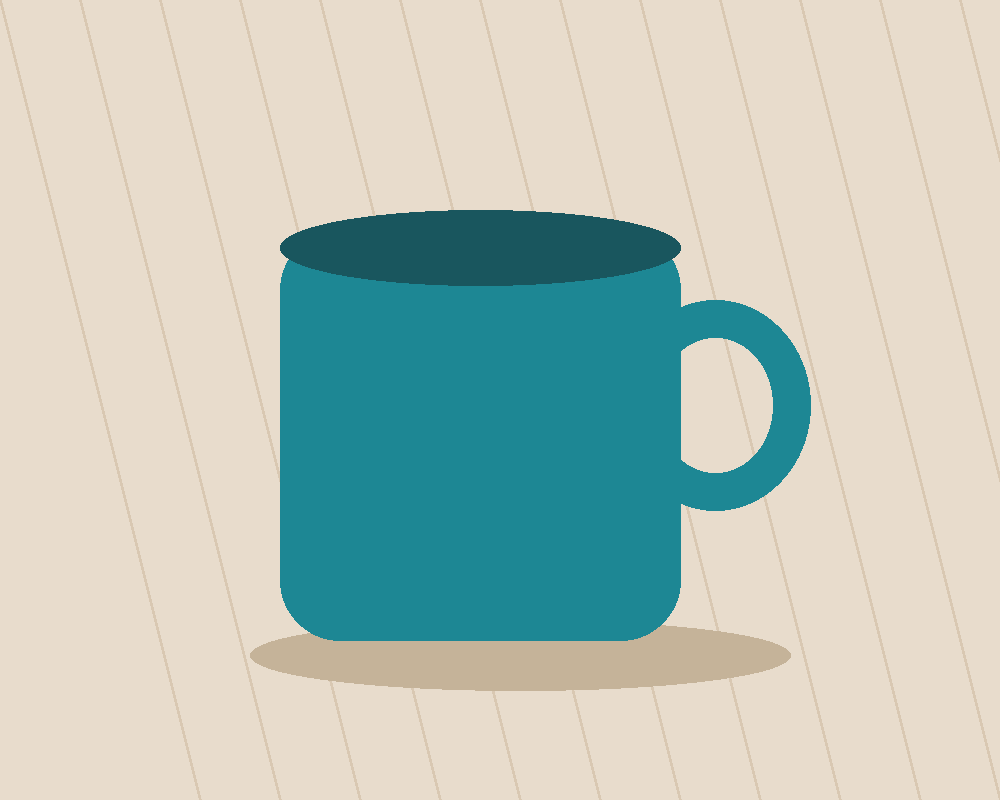
#> input picture submissions/Vrnur/M11/input/product-1.png, 1000 x 800 px, given in place of card-1.png, which was not available
$ python measure_cards.py ../input ../input/product-2.png
#> lines starting #> are read from the running program, lines starting #| are printed output that depends on the picture; after the words box and inside, x2 and y2 are one past the last pixel; in counts of white or black regions, pixels touching at a corner belong together
"""Независимая проверка карточек по условиям M11. Запуск: python measure_cards.py <input> <result>"""
import sys
from pathlib import Path
import numpy as np
from PIL import Image

BG = np.array([0xF5, 0xF7, 0xFA])
OLD = [(0xE8, 0xDC, 0xCC), (0xD9, 0xC8, 0xB2), (0xC5, 0xB3, 0x99)]
inp, res = Path(sys.argv[1]), Path(sys.argv[2])
ok_all = True
for i in range(1, 6):
    im = Image.open(res / f"card-{i}.png")
#> im is the input picture: PIL image 1000x800 RGB; mean R, G, B 184.7, 197.7, 187.6
    a = np.asarray(im.convert("RGB")).astype(int)
    diff = np.abs(a - BG).max(axis=2)
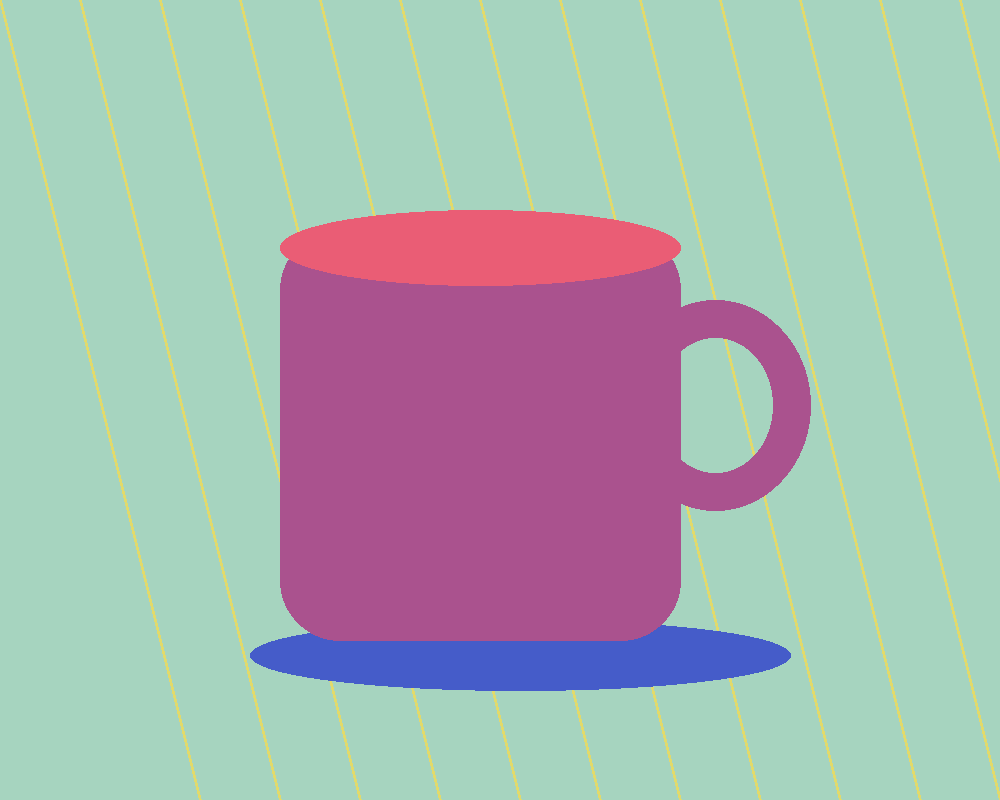
#> diff: shape (800, 1000) int64; 5 distinct labels, from 46 to 220; one colour per label, 0 black
    ys, xs = np.where(diff > 40)
    x0, x1, y0, y1 = xs.min(), xs.max() + 1, ys.min(), ys.max() + 1
#> x0 = 0; x1 = 1000; y0 = 0; y1 = 800
    w, h = x1 - x0, y1 - y0
#> w = 1000; h = 800
    cx, cy = (x0 + x1) / 2, (y0 + y1) / 2
#> cx = 500; cy = 400
    margins = (x0, y0, 1200 - x1, 1200 - y1)
#> margins = (0, 0, 200, 400)
    src = np.asarray(Image.open(inp / f"product-{i}.png").convert("RGB")).astype(int)
    sm = np.ones(src.shape[:2], bool)
    for c in OLD:
        sm &= ~np.all(src == c, axis=2)
#> this loop made 3 passes
#> pass 1, `sm &= ~np.all(src == c, axis=2)`:
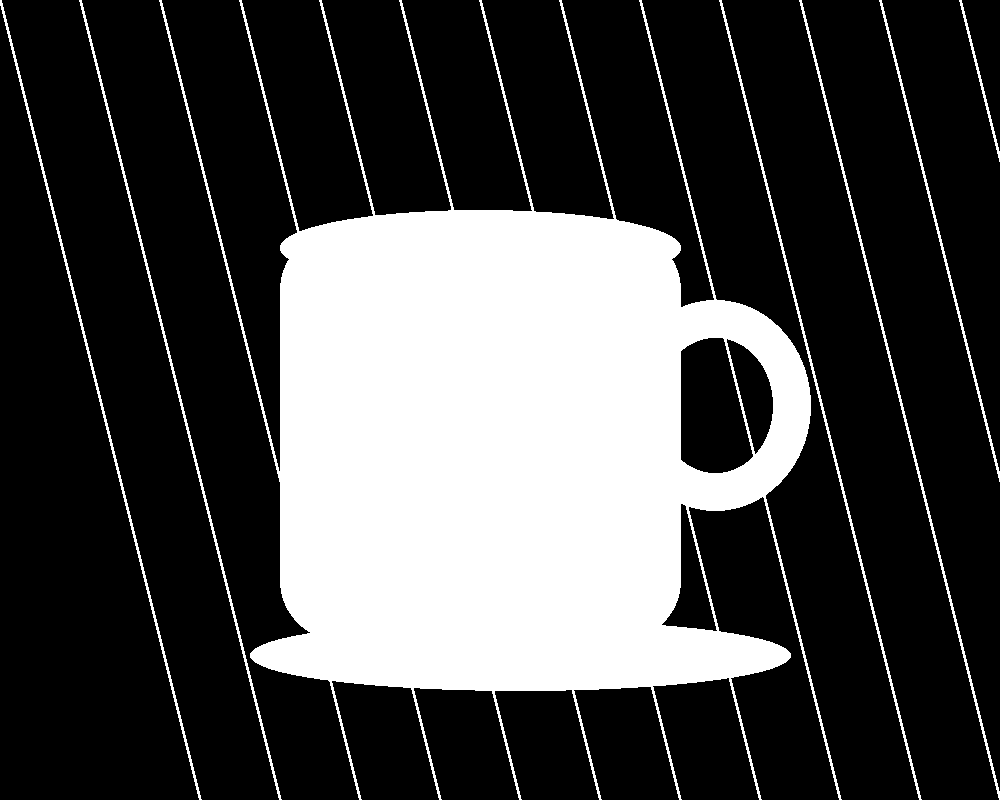
#> sm: shape (800, 1000) bool; 27.9% white; 7 white regions, largest, box (x1, y1, x2, y2) and area: (159, 0, 842, 800) 212964, (79, 0, 282, 800) 2200, (719, 0, 922, 800) 2200
#> pass 2, `sm &= ~np.all(src == c, axis=2)`:
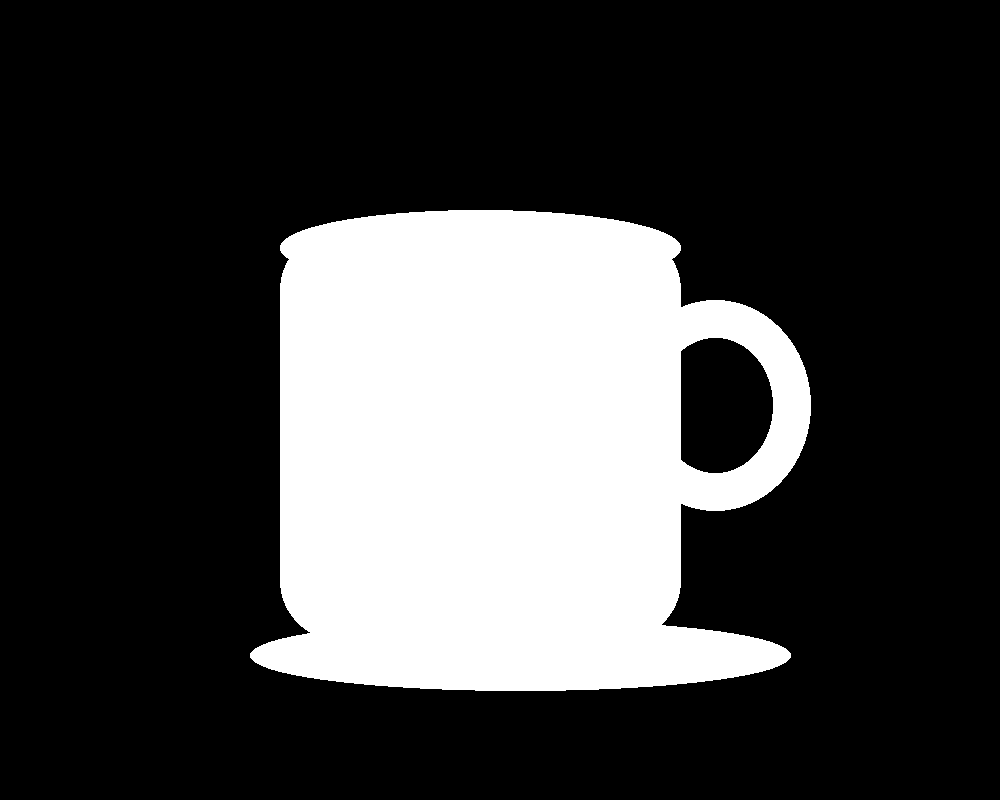
#> sm: shape (800, 1000) bool; 25.6% white; 1 white region, box (x1, y1, x2, y2) and area: (250, 210, 811, 691) 204446
#> pass 3, `sm &= ~np.all(src == c, axis=2)`:
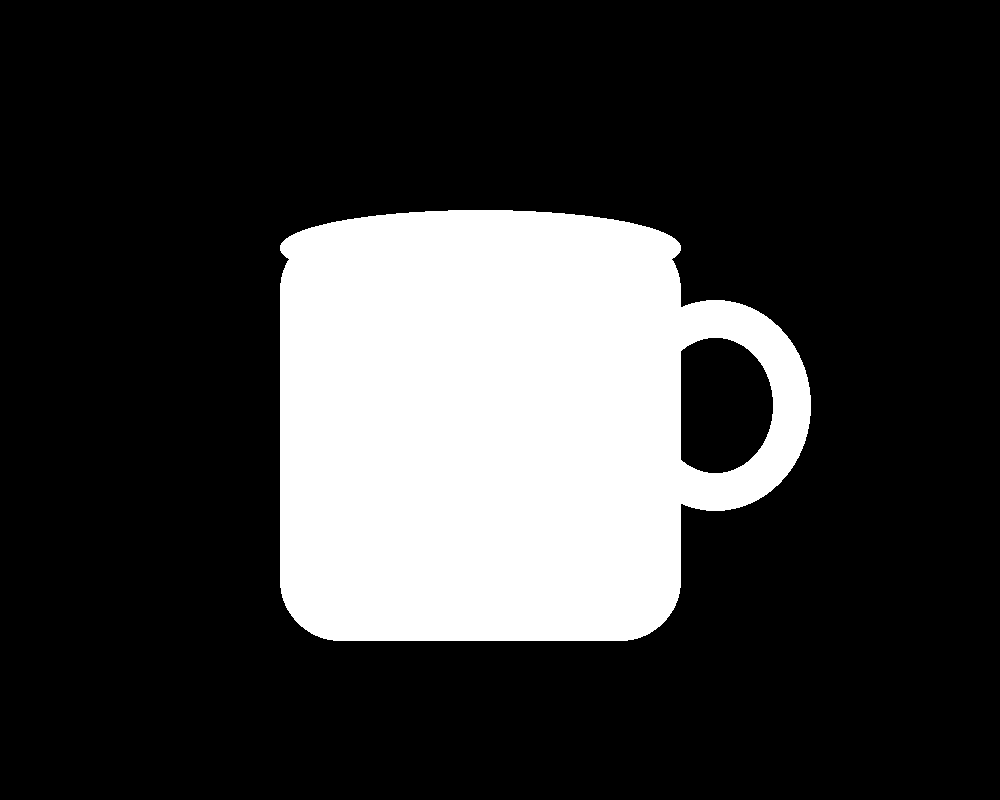
#> sm: shape (800, 1000) bool; 22.5% white; 1 white region, box (x1, y1, x2, y2) and area: (280, 210, 811, 641) 180231
    sy, sx = np.where(sm)
    sw, sh = sx.max() + 1 - sx.min(), sy.max() + 1 - sy.min()
#> sw = 531; sh = 431
    ratio_err = abs(w / h - sw / sh) / (sw / sh)
#> ratio_err = 0.0146
    old_left = sum(int((np.abs(a - np.array(c)).max(axis=2) < 6).sum()) for c in OLD)
#> old_left = 619769
    checks = {
        "size_1200x1200": im.size == (1200, 1200),
        "corner_bg": all(tuple(a[y, x]) == tuple(BG) for y in (0, 1199) for x in (0, 1199)),
        "long_side_900±20": abs(max(w, h) - 900) <= 20,
        "center_±20": abs(cx - 600) <= 20 and abs(cy - 600) <= 20,
        "margins>=100": min(margins) >= 100,
        "aspect_err<1%": ratio_err < 0.01,
        "no_old_bg_pixels": old_left == 0,
    }
#> checks = {'size_1200x1200': False, 'corner_bg': False, 'long_side_900±20': False, 'center_±20': False, 'margins>=100': False, 'aspect_err<1%': False, 'no_old_bg_pixels': False}
    ok_all &= all(checks.values())
#> ok_all = False
    print(f"card-{i}: bbox=({x0},{y0},{x1},{y1}) w×h={w}×{h} centre=({cx:.1f},{cy:.1f}) margins={margins} "
          f"aspect_err={ratio_err*100:.2f}% old_bg_px={old_left}")
#| card-1: bbox=(0,0,1000,800) w×h=1000×800 centre=(500.0,400.0) margins=(0, 0, 200, 400) aspect_err=1.46% old_bg_px=619769
    for k, v in checks.items():
        print("   ", "OK " if v else "FAIL", k)
#> this loop made 7 passes
#> k on passes 1 to 7: 'size_1200x1200', 'corner_bg', 'long_side_900±20', 'center_±20', 'margins>=100', 'aspect_err<1%', 'no_old_bg_pixels'
#|     FAIL size_1200x1200
#|     FAIL corner_bg
#|     FAIL long_side_900±20
#|     FAIL center_±20
#|     FAIL margins>=100
#|     FAIL aspect_err<1%
#|     FAIL no_old_bg_pixels
#> pass 2 of the loop `for i in range(1, 6):`:
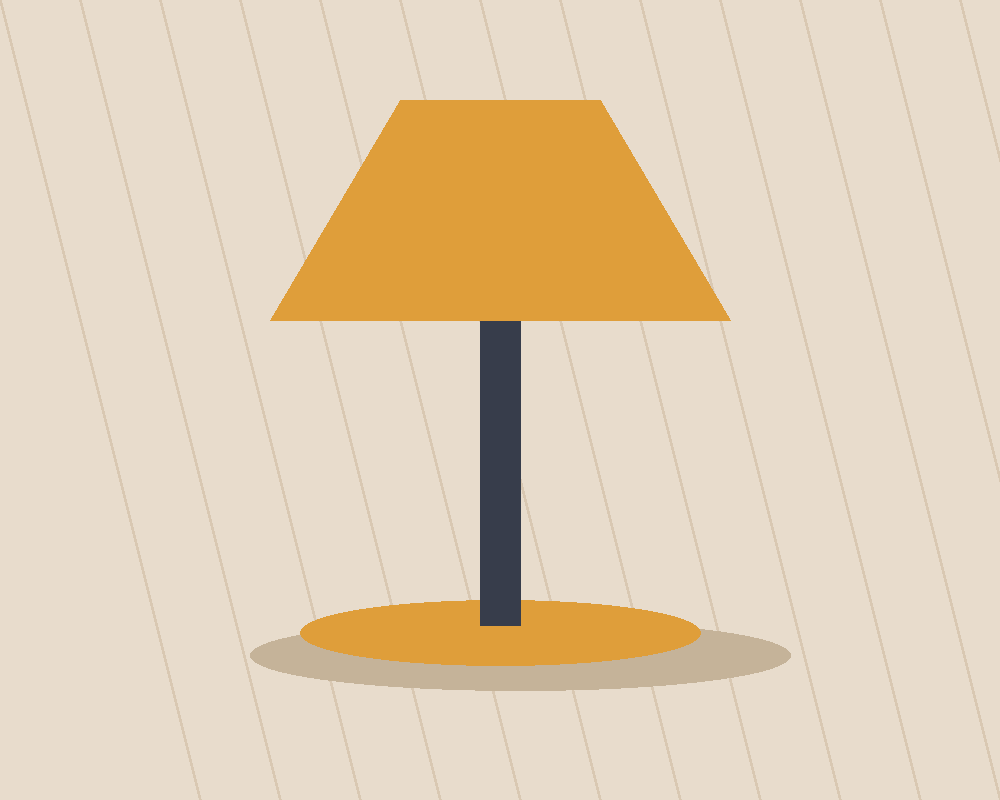
#> input picture submissions/Vrnur/M11/input/product-2.png, 1000 x 800 px, given in place of card-2.png, which was not available
#> im is the input picture: PIL image 1000x800 RGB; mean R, G, B 227.1, 208.9, 183.3
#> `diff = np.abs(a - BG).max(axis=2)`:
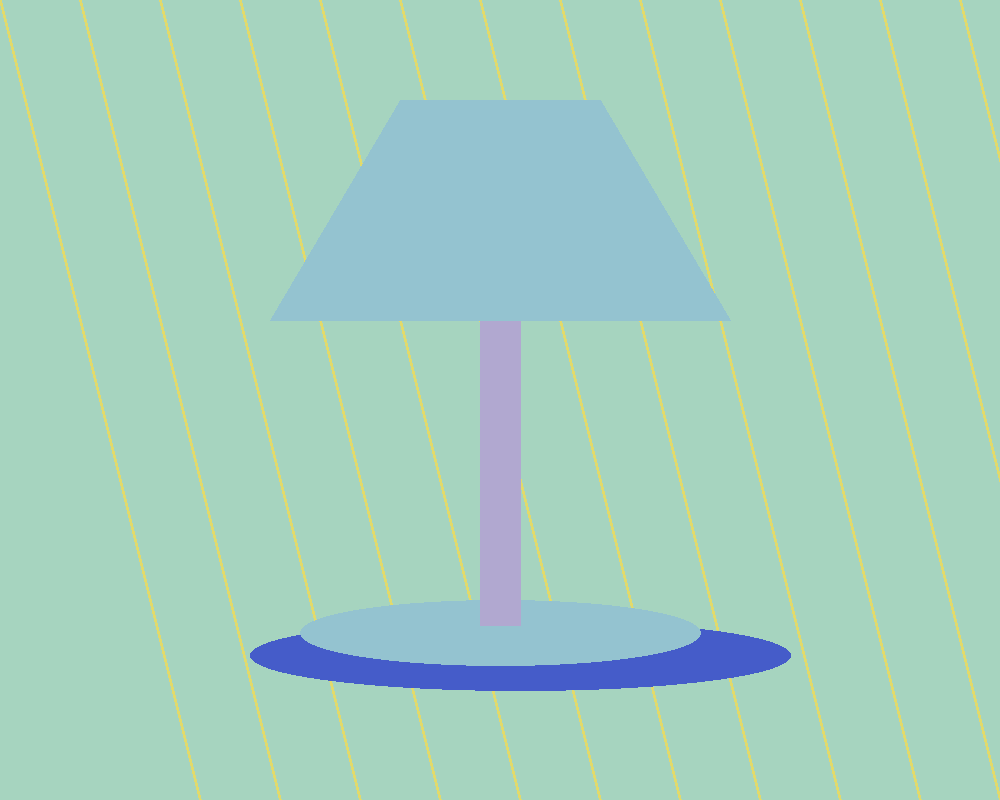
#> diff: shape (800, 1000) int64; 5 distinct labels, from 46 to 192; one colour per label, 0 black
#> the loop `for c in OLD:` made 3 passes
#> pass 3, `sm &= ~np.all(src == c, axis=2)`:
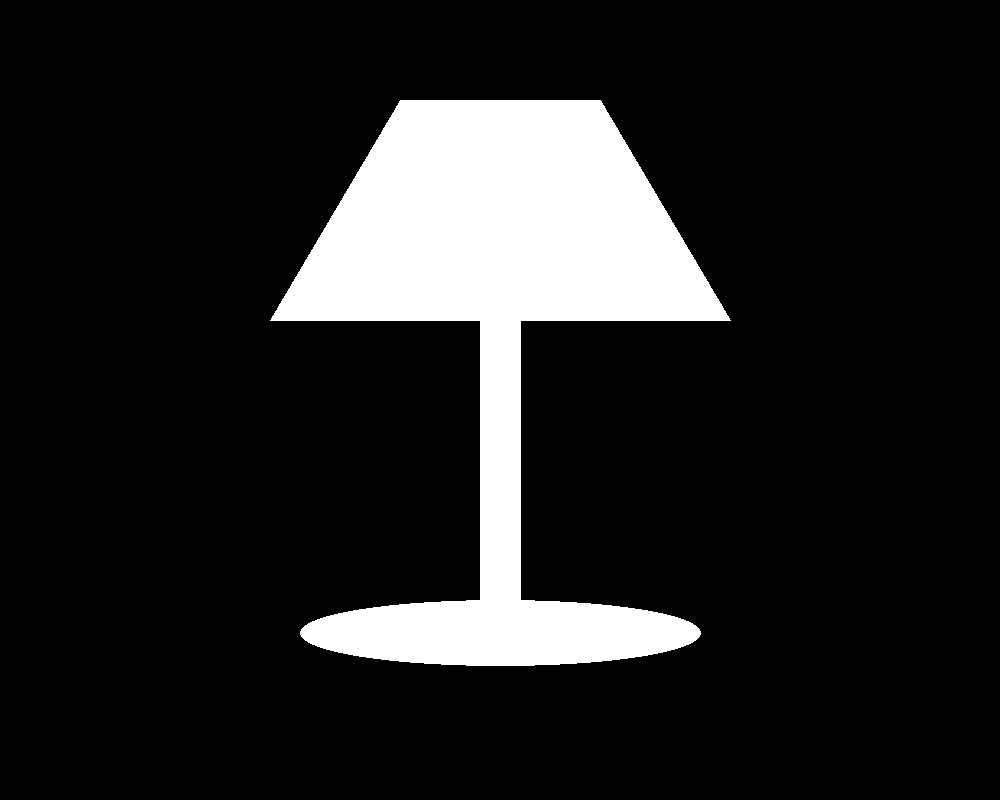
#> sm: shape (800, 1000) bool; 13.2% white; 1 white region, box (x1, y1, x2, y2) and area: (270, 100, 731, 666) 105414
#> sw = 461; sh = 566
#> ratio_err = 0.535
#> old_left = 694586
#| card-2: bbox=(0,0,1000,800) w×h=1000×800 centre=(500.0,400.0) margins=(0, 0, 200, 400) aspect_err=53.47% old_bg_px=694586
#> the loop `for k, v in checks.items():` made 7 passes
#> (printed output is left out)
#> (the run stopped early here; a loop or call above may not have finished)
